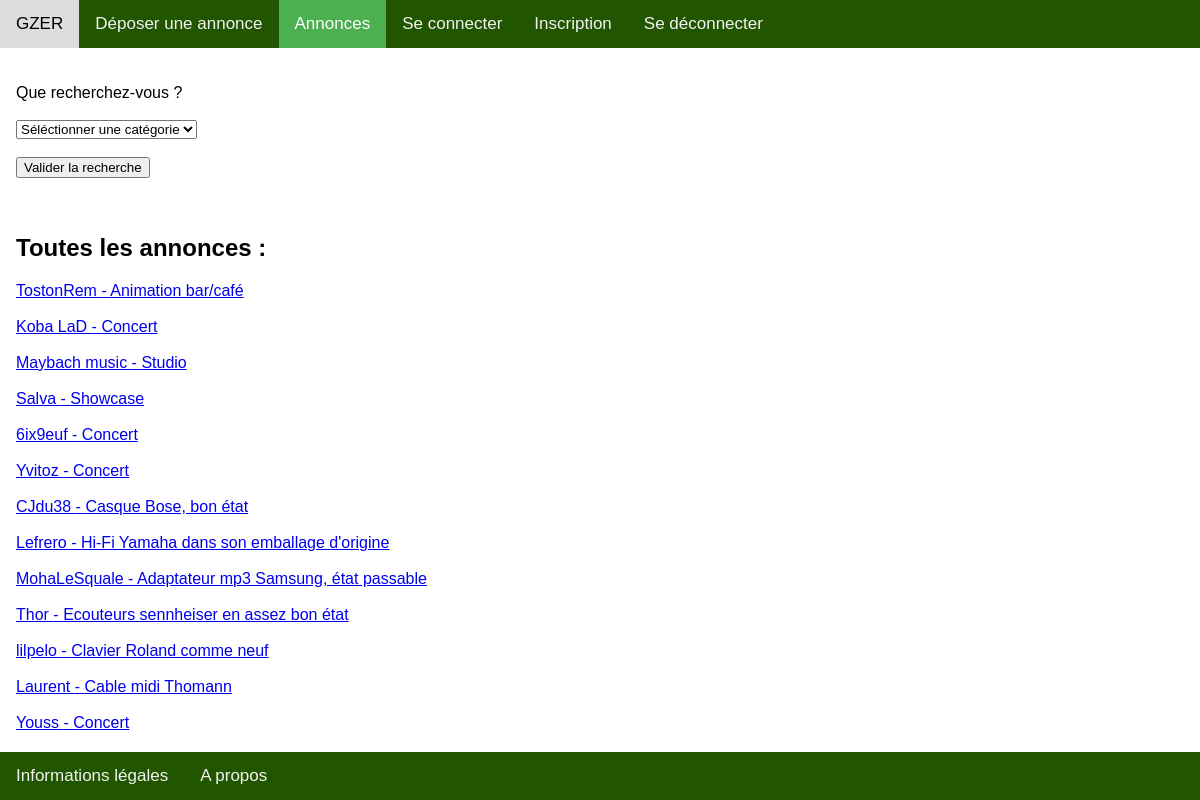
Page /controler/annonces.ctrl.php on the earlier database version.
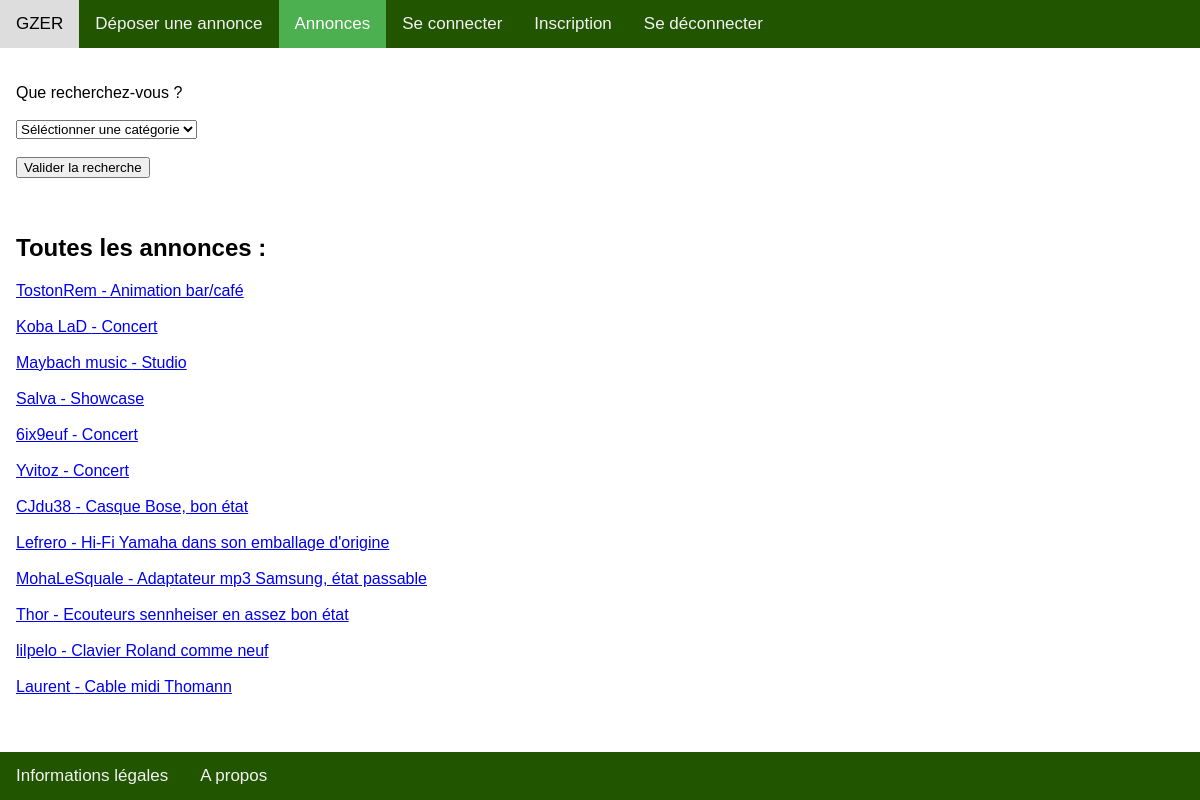
Same page on the later database version.
### tables this page shows
CREATE TABLE annonces (
  numA INTEGER,
  titreA STRING,
  prixA INTEGER,
  localisationA STRING,
  auteurA STRING,
  dateA date,
  categorieA STRING,
  styleA STRING
);

### controler/annonces.ctrl.php (called while the page is built)
<?php
require_once('../model/Annonce.class.php');
require_once('../model/GzerDAO.class.php');
if (isset($_GET['categorie'])) {
  $categorie = $_GET['categorie'];
} else {
  $categorie = '';
}
if (isset($_GET['quartier'])) {
  $quartier = $_GET['quartier'];
} else {
  $quartier = '';
}
  if (isset($categorie) && $categorie != '') {
    $config = parse_ini_file('../config/config.ini');
    $DAO = new GzerDAO($config['database_path']);
    $annoncesCat = $DAO->getAnnoncesParCategorie($categorie);
  } else if (isset($style) && $style != ''){
    $config = parse_ini_file('../config/config.ini');
    $DAO = new GzerDAO($config['database_path']);
    $annoncesStyle = $DAO->getAnnoncesParStyle($style);
  } else if (isset($materiel) && $materiel != '') {
    $config = parse_ini_file('../config/config.ini');
    $DAO = new GzerDAO($config['database_path']);
    $annoncesCat = $DAO->getAnnoncesParCategorie($materiel);
  } else if (isset($quartier) && $quartier != '') {
    $config = parse_ini_file('../config/config.ini');
    $DAO = new GzerDAO($config['database_path']);
    $annoncesQuart = $DAO->getAnnoncesParQuartier($quartier);
  } else {
    $config = parse_ini_file('../config/config.ini');
    $DAO = new GzerDAO($config['database_path']);
    $annonces = $DAO->getAnnonces();
  }
include('../view/annonces.view.php');
?>

### model/GzerDAO.class.php (called while the page is built, shortened)
<?php
class GzerDAO {
  private $db;
  function __construct($path) {
    $database = 'sqlite:'.$path.'/gzer.db';
    try {
      $this->db = new PDO($database);
    }
    catch (PDOException $e){
      die("erreur de connexion:".$e->getMessage());
    }
  }
  public function getDb(){
    return $this->db;
  }
  public function getAnnonces():array{
    $req = "SELECT * FROM annonces";
    $st = $this->getDb()->query($req);
    $result=$st->fetchAll(PDO::FETCH_CLASS, 'Annonce');
    return $result;
  }
}
?>

### model/Annonce.class.php (called while the page is built, shortened)
<?php
class Annonce {
  private $numA;
  private $titreA;
  private $auteurA;
  public function getNumA() {
    return $this->numA;
  }
  public function getTitreA() {
    return $this->titreA;
  }
  public function getAuteurA() {
    return $this->auteurA;
  }
}
?>

### view/annonces.view.php (the view, shortened to what this page needs)
<!DOCTYPE html>
<html lang="en" dir="ltr">
<head>
  <link rel="stylesheet" href="../view/css/deposer_annonce.view.styles.css" />
</head>
<body>
  <div class="topnav">
    <a href="../controler/main.ctrl.php">GZER</a>
    <a href="../controler/deposer_annonce.ctrl.php">Déposer une annonce</a>
    <a class="active" href="../controler/annonces.ctrl.php">Annonces</a>
    <a href="../controler/seconnecter.ctrl.php">Se connecter</a>
    <a href="../controler/inscription.ctrl.php">Inscription</a>
    <a href="../controler/deconnexion.ctrl.php">Se déconnecter</a>
  </div>
  <div class="navbar">
    <a href="../view/infos.view.php">Informations légales</a>
    <a href="../view/a_propos.view.php">A propos</a>
  </div>
  <div id=container style="padding-left:16px">
    <br><br>
    Que recherchez-vous ?
    <br><br>
    <form action="annonces.ctrl.php">
      <select id="categorie" name="categorie">
        <option value="" selected>Séléctionner une catégorie</option>
      </select>
      <br><br>
      <input type="submit" value="Valider la recherche">
    </form>
    <br><br>
    <h2>Toutes les annonces : <?= $categorie ?>  <?= $quartier ?></h2>
    <?php if(isset($annonces)) {foreach ($annonces as $annonce) { ?>
      <a href="../controler/annonce.ctrl.php?numA=<?= $annonce->getNumA() ?>"><?= $annonce->getAuteurA() ?> - <?= $annonce->getTitreA() ?></a>
      <br><br>
    <?php } } ?>
  </div>
  </body>
  </html>

Differences in the rows shown:
removed annonces: auteurA "Youss", titreA "Concert"
